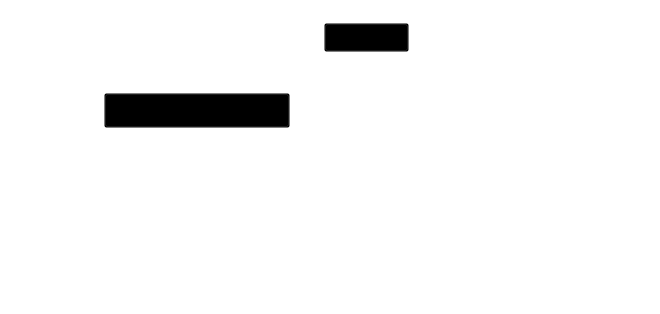
<?xml version="1.0" encoding="UTF-8"?>
<ui version="4.0">
 <class>Calibrate_Six</class>
 <widget class="QDialog" name="Calibrate_Six">
  <property name="geometry">
   <rect>
    <x>0</x>
    <y>0</y>
    <width>660</width>
    <height>314</height>
   </rect>
  </property>
  <property name="windowTitle">
   <string>Dialog</string>
  </property>
  <property name="styleSheet">
   <string notr="true">
background:transparent;

background-color:transparent;
</string>
  </property>
  <widget class="QPushButton" name="pushButton_Save">
   <property name="geometry">
    <rect>
     <x>170</x>
     <y>225</y>
     <width>155</width>
     <height>75</height>
    </rect>
   </property>
   <property name="styleSheet">
    <string notr="true">QPushButton {
	background-image: url(:/ui/Calibrate/save.png);
font-size:30px bold;

border-radius:20px;
}


QPushButton:pressed{
	background-image: url(:/ui/Calibrate/SAvepressed.png);
font-size:30px bold;

border-radius:20px;
}
</string>
   </property>
   <property name="text">
    <string/>
   </property>
  </widget>
  <widget class="QFrame" name="frame">
   <property name="geometry">
    <rect>
     <x>13</x>
     <y>7</y>
     <width>642</width>
     <height>231</height>
    </rect>
   </property>
   <property name="styleSheet">
    <string notr="true">QFrame[objectName=&quot;frame&quot;]
{background:transparent;
 border-radius:10px;
	background-image: url(:/keyboard/ui/Calibrate/calibrate_bg.png);
}</string>
   </property>
   <property name="frameShape">
    <enum>QFrame::StyledPanel</enum>
   </property>
   <property name="frameShadow">
    <enum>QFrame::Raised</enum>
   </property>
   <widget class="QLabel" name="label_4">
    <property name="geometry">
     <rect>
      <x>229</x>
      <y>10</y>
      <width>92</width>
      <height>43</height>
     </rect>
    </property>
    <property name="styleSheet">
     <string notr="true">background-image: url(:/ui/Calibrate/calibrate_project.png);</string>
    </property>
    <property name="text">
     <string/>
    </property>
   </widget>
   <widget class="QComboBox" name="comboBox_project">
    <property name="geometry">
     <rect>
      <x>311</x>
      <y>16</y>
      <width>85</width>
      <height>29</height>
     </rect>
    </property>
    <property name="styleSheet">
     <string notr="true">QComboBox[objectName=&quot;comboBox_project&quot;]
{

background-color:white;
}</string>
    </property>
   </widget>
   <widget class="QComboBox" name="comboBox_Cassette">
    <property name="geometry">
     <rect>
      <x>91</x>
      <y>86</y>
      <width>186</width>
      <height>35</height>
     </rect>
    </property>
    <property name="styleSheet">
     <string notr="true">QComboBox[objectName=&quot;comboBox_Cassette&quot;]
{

background-color:white;
}</string>
    </property>
    <item>
     <property name="text">
      <string>1号校正纸条</string>
     </property>
    </item>
    <item>
     <property name="text">
      <string>2号校正纸条</string>
     </property>
    </item>
    <item>
     <property name="text">
      <string>3号校正纸条</string>
     </property>
    </item>
   </widget>
   <widget class="QPushButton" name="pushButton_out">
    <property name="geometry">
     <rect>
      <x>80</x>
      <y>125</y>
      <width>106</width>
      <height>71</height>
     </rect>
    </property>
    <property name="styleSheet">
     <string notr="true">QPushButton {
	background-image: url(:/ui/Calibrate/Out.png);
font-size:30px bold;

border-radius:20px;
}


QPushButton:pressed{
	background-image: url(:/ui/Calibrate/Out_Pressed.png);
font-size:30px bold;

border-radius:20px;
}
</string>
    </property>
    <property name="text">
     <string/>
    </property>
   </widget>
   <widget class="QPushButton" name="pushButton_calibrate">
    <property name="geometry">
     <rect>
      <x>180</x>
      <y>123</y>
      <width>114</width>
      <height>68</height>
     </rect>
    </property>
    <property name="styleSheet">
     <string notr="true">QPushButton {
	background-image: url(:/ui/Calibrate/Calibrate.png);

border-radius:20px;
}


QPushButton:pressed{
	background-image: url(:/ui/Calibrate/Calibrate_pressed.png);


border-radius:20px;
}
</string>
    </property>
    <property name="text">
     <string/>
    </property>
   </widget>
   <widget class="QLabel" name="label_5">
    <property name="geometry">
     <rect>
      <x>336</x>
      <y>86</y>
      <width>210</width>
      <height>37</height>
     </rect>
    </property>
    <property name="styleSheet">
     <string notr="true">background-image: url(:/ui/Calibrate/StandValue.png);</string>
    </property>
    <property name="text">
     <string/>
    </property>
   </widget>
   <widget class="QLabel" name="label_6">
    <property name="geometry">
     <rect>
      <x>336</x>
      <y>146</y>
      <width>210</width>
      <height>37</height>
     </rect>
    </property>
    <property name="styleSheet">
     <string notr="true">background-image: url(:/ui/Calibrate/RealValue.png);</string>
    </property>
    <property name="text">
     <string/>
    </property>
   </widget>
   <widget class="QLineEdit" name="lineEdit_StandardValue">
    <property name="geometry">
     <rect>
      <x>421</x>
      <y>94</y>
      <width>113</width>
      <height>21</height>
     </rect>
    </property>
    <property name="styleSheet">
     <string notr="true">background:transparent;
border-radius:10px;
</string>
    </property>
   </widget>
   <widget class="QLineEdit" name="lineEdit_RealValue">
    <property name="geometry">
     <rect>
      <x>421</x>
      <y>154</y>
      <width>113</width>
      <height>21</height>
     </rect>
    </property>
    <property name="styleSheet">
     <string notr="true">background:transparent;
border-radius:10px;
</string>
    </property>
   </widget>
  </widget>
  <widget class="QPushButton" name="pushButton_exit">
   <property name="geometry">
    <rect>
     <x>330</x>
     <y>229</y>
     <width>155</width>
     <height>75</height>
    </rect>
   </property>
   <property name="styleSheet">
    <string notr="true">QPushButton {
	background-image: url(:/ui/Calibrate/quit.png);

border-radius:20px;
}


QPushButton:pressed{
	background-image: url(:/ui/Calibrate/quit_pressed.png);


border-radius:20px;
}
</string>
   </property>
   <property name="text">
    <string/>
   </property>
  </widget>
 </widget>
 <resources/>
 <connections/>
</ui>
